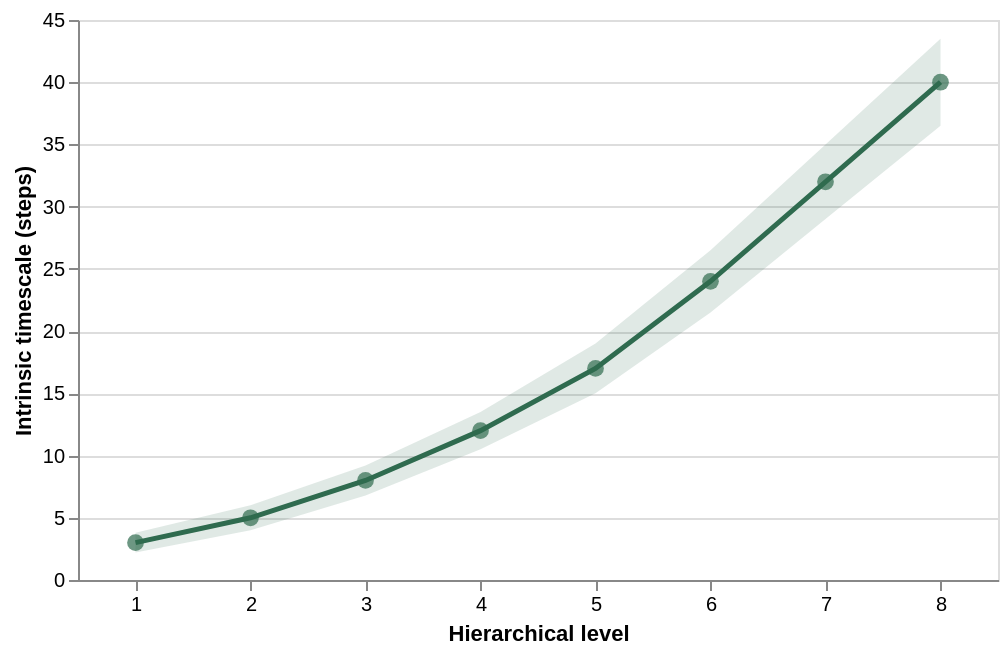

Notebook code for this chart:
### Code cell
#| label: fig-tau
#| caption: Intrinsic timescale recovered from each regions autocorrelation, against hierarchical level. Points are the across-seed mean; the band is one standard deviation. Hover a point for its values.

import altair as alt
import pandas as pd

df = pd.DataFrame({
    'level': range(1, 9),
    'tau':  [3, 5, 8, 12, 17, 24, 32, 40],
    'lo':   [2.2, 4.0, 6.8, 10.5, 15.0, 21.5, 29.0, 36.5],
    'hi':   [3.8, 6.0, 9.2, 13.5, 19.0, 26.5, 35.0, 43.5],
})

band = alt.Chart(df).mark_area(opacity=0.15, color='#2f6b4f').encode(
    x=alt.X('level:Q', title='Hierarchical level'),
    y=alt.Y('lo:Q', title='Intrinsic timescale (steps)'), y2='hi:Q')
line = alt.Chart(df).mark_line(color='#2f6b4f', strokeWidth=2.5).encode(x='level:Q', y='tau:Q')
points = alt.Chart(df).mark_point(color='#2f6b4f', filled=True, size=70).encode(
    x='level:Q', y='tau:Q', tooltip=['level', 'tau', 'lo', 'hi'])

(band + line + points).properties(width=460, height=280)

### Figure 1 — Vega-Lite specification as saved in the notebook (floating-point values rounded to 4 significant figures)
{"$schema": "https://vega.github.io/schema/vega-lite/v5.json", "description": "Intrinsic timescale against hierarchical level.", "width": 460, "height": 280, "data": {"values": [{"level": 1, "tau": 3, "lo": 2.2, "hi": 3.8}, {"level": 2, "tau": 5, "lo": 4, "hi": 6}, {"level": 3, "tau": 8, "lo": 6.8, "hi": 9.2}, {"level": 4, "tau": 12, "lo": 10.5, "hi": 13.5}, {"level": 5, "tau": 17, "lo": 15, "hi": 19}, {"level": 6, "tau": 24, "lo": 21.5, "hi": 26.5}, {"level": 7, "tau": 32, "lo": 29, "hi": 35}, {"level": 8, "tau": 40, "lo": 36.5, "hi": 43.5}]}, "encoding": {"x": {"field": "level", "type": "quantitative", "title": "Hierarchical level", "axis": {"tickCount": 8, "grid": false}, "scale": {"domain": [0.5, 8.5]}}}, "layer": [{"mark": {"type": "area", "opacity": 0.15, "color": "#2f6b4f"}, "encoding": {"y": {"field": "lo", "type": "quantitative", "title": "Intrinsic timescale (steps)"}, "y2": {"field": "hi"}}}, {"mark": {"type": "line", "color": "#2f6b4f", "strokeWidth": 2.5}, "encoding": {"y": {"field": "tau", "type": "quantitative"}}}, {"mark": {"type": "point", "color": "#2f6b4f", "filled": true, "size": 70}, "encoding": {"y": {"field": "tau", "type": "quantitative"}, "tooltip": [{"field": "level", "title": "Level"}, {"field": "tau", "title": "Timescale"}, {"field": "lo", "title": "-1 SD"}, {"field": "hi", "title": "+1 SD"}]}}]}
